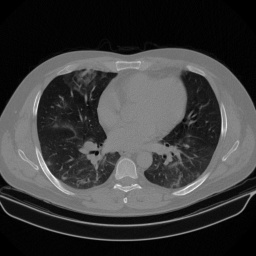
%> input picture PRML/Assignment 1/Assignment 1 Code/orig.jpg, 256 x 256 px
$ octave Main.m   (GNU Octave 9; MATLAB toolbox functions it lacks are replaced by stand-ins)
%> lines starting %> are read from the running program, lines starting %| are printed output that depends on the picture
%Converting image to double matrix
imRawData = imread('orig.jpg');
%> imRawData is the input picture: size 256x256 uint8; min 0, max 249, mean 60.1
imData = double(imRawData);

normEVD = [];
normSVD = [];

K = 20;

for K = 1:17:256
    K
    % Singular Value Decomposition
    W = imData * (imData');
    [USVD, lambda] = eig(W);
    USVD = flip(USVD, 2);
    SSVD = sqrt(lambda);
    VTSVD = inv(SSVD) * inv(USVD) * imData;

    % Image Compression by nullifying everything except the first K Singular Values
    SSVD = SSVD(1:K, 1:K);
    USVD = USVD(:, 1:K);
    VTSVD = VTSVD(1:K, :);

    % Reconstructing the image
    CompImSVD = USVD * SSVD * VTSVD;

    % Displaying the Compressed Image
    figure;
    buffer = sprintf('Image output using %d singular values', K);
    imshow(uint8(CompImSVD));
    imwrite(uint8(CompImSVD), sprintf('%dsvd.jpg', K));
    title(buffer);

    % Eigen Value Decomposition
    [VEVD, SEVD] = eig(imData);

    % Image Compression by nullifying everything except the first K Eigen Values
    CompEVD = SEVD;
    CompEVD(K + 1:end, :) = 0;
    CompEVD(:, K + 1:end) = 0;

    % Reconstructing the image
    CompImEVD = VEVD * CompEVD * inv(VEVD);
    CompImEVD = real(CompImEVD);

    % Displaying the Compressed Image
    figure;
    buffer = sprintf('Image output using %d singular values', K);
    imshow(uint8(CompImEVD));
    imwrite(uint8(CompImEVD), sprintf('%deig.jpg', K));
    title(buffer);

    normSVD = [normSVD abs(norm(imData, 'fro') - norm(CompImSVD, 'fro'))];
    normEVD = [normEVD abs(norm(imData, 'fro') - norm(CompImEVD, 'fro'))];
end
%> this loop made 16 passes
%> (normSVD, normEVD) on passes 2 to 7: ([2118.5 192.1], [1058.4 4517.5]), ([2118.5 192.1 74.11], [1058.4 4517.5 2796.5]), ([2118.5 192.1 74.11 33.39], [1058.4 4517.5 2796.5 2168.6]), ([2118.5 192.1 74.11 33.39 16.36], [1058.4 4517.5 2796.5 2168.6 686.3]), ([2118.5 192.1 74.11 33.39 16.36 8.17], [1058.4 4517.5 2796.5 2168.6 686.3 782.5]), ([2118.5 192.1 74.11 33.39 16.36 8.17 4.13], [1058.4 4517.5 2796.5 2168.6 686.3 782.5 585.7])
%> (SSVD, normSVD, normEVD) on pass 1: (0.00675, 2118.5, 1058.4)
%> pass 1, `W = imData * (imData');`:
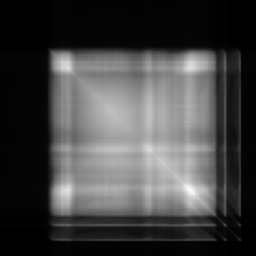
%> W: size 256x256 double; min 1816, max 3705976, mean 988277.8; drawn with min black and max white
%> pass 1, `imshow(uint8(CompImSVD));`:
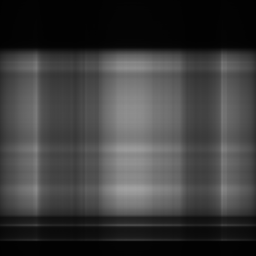
%> displayed picture: size 256x256, on the screen's scale of 0 to 255; min 1, max 161, mean 60.1
%> pass 1, `imshow(uint8(CompImEVD));`:
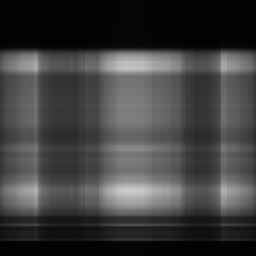
%> displayed picture: size 256x256, on the screen's scale of 0 to 255; min 2, max 204, mean 62.9
%> pass 2, `imshow(uint8(CompImSVD));`:
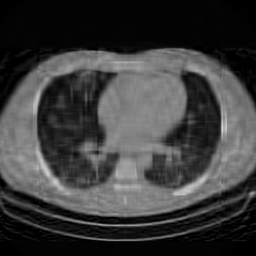
%> displayed picture: size 256x256, on the screen's scale of 0 to 255; min 0, max 217, mean 60.3

plot(1:17:256, normSVD, 'Color', 'r');
title('Comparison');

hold on;
plot(1:17:256,normEVD, 'Color', 'b');
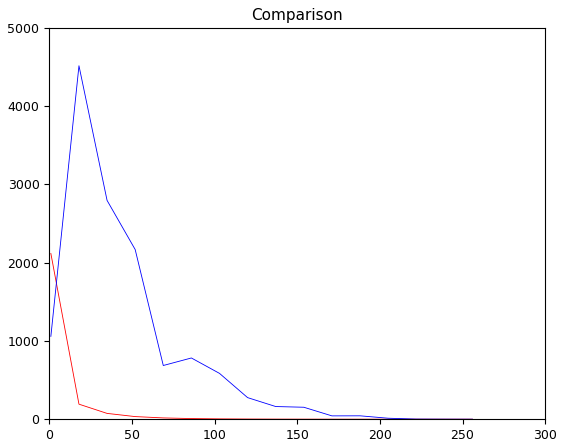
%> figure redrawn from the program's plot data; curve peaks at x = 1, y = 2118.5; curve peaks at x = 18, y = 4517.5

hold off
